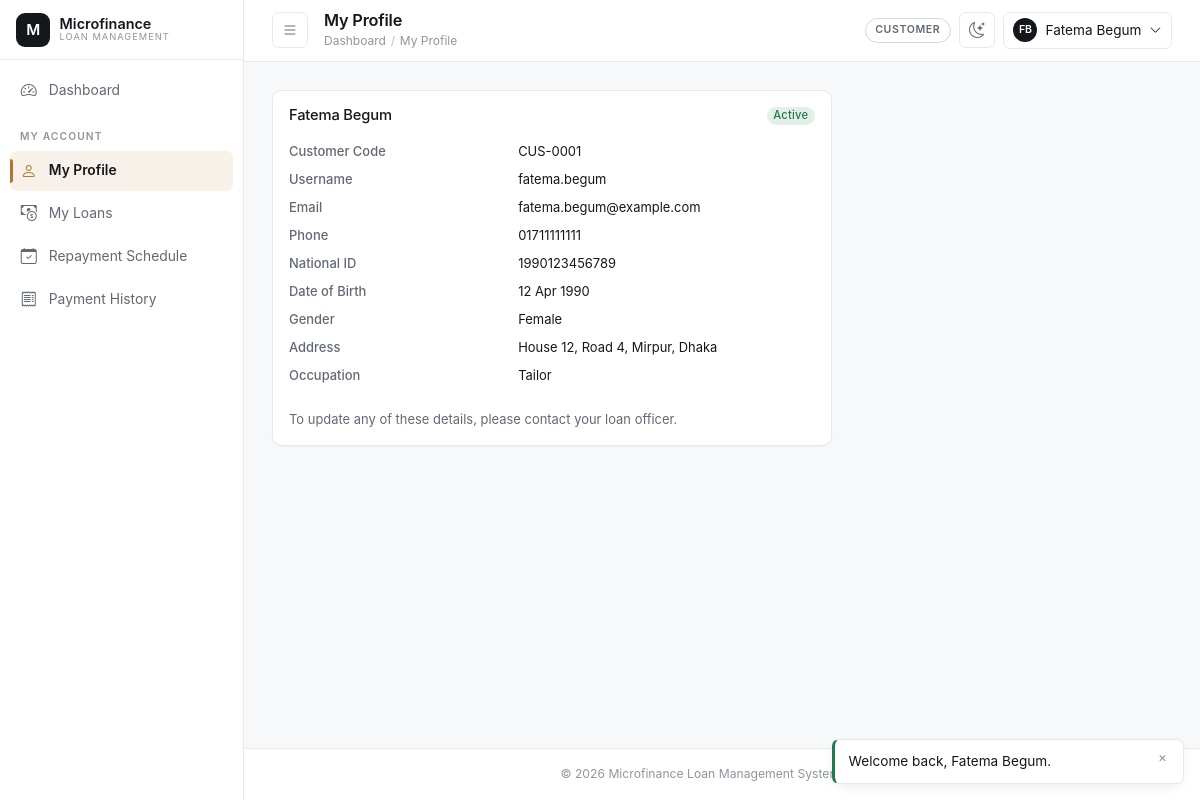
Page /customer/profile.php (signed in) on the committed database.
### tables this page shows
CREATE TABLE customers (
    customer_id      INT UNSIGNED AUTO_INCREMENT PRIMARY KEY,
    user_id          INT UNSIGNED NOT NULL UNIQUE,
    customer_code    VARCHAR(20) NOT NULL UNIQUE,
    national_id      VARCHAR(40) NOT NULL UNIQUE,
    date_of_birth    DATE NOT NULL,
    gender           ENUM('male','female','other') NOT NULL,
    address_line     VARCHAR(255) NOT NULL,
    city             VARCHAR(100) NOT NULL,
    occupation       VARCHAR(100) DEFAULT NULL,
    monthly_income   DECIMAL(14,2) DEFAULT NULL,
    status           ENUM('active','inactive','blacklisted') NOT NULL DEFAULT 'active',
    registered_by    INT UNSIGNED NOT NULL,
    created_at       TIMESTAMP NOT NULL DEFAULT CURRENT_TIMESTAMP,
    updated_at       TIMESTAMP NOT NULL DEFAULT CURRENT_TIMESTAMP ON UPDATE CURRENT_TIMESTAMP,
    CONSTRAINT fk_customers_user FOREIGN KEY (user_id) REFERENCES users(user_id)
        ON UPDATE CASCADE ON DELETE CASCADE,
    CONSTRAINT fk_customers_registered_by FOREIGN KEY (registered_by) REFERENCES users(user_id)
        ON UPDATE CASCADE ON DELETE RESTRICT,
    CONSTRAINT chk_customers_income CHECK (monthly_income IS NULL OR monthly_income >= 0),
    INDEX idx_customers_status (status),
    INDEX idx_customers_city (city)
);

CREATE TABLE users (
    user_id        INT UNSIGNED AUTO_INCREMENT PRIMARY KEY,
    role_id        INT UNSIGNED NOT NULL,
    full_name      VARCHAR(120) NOT NULL,
    username       VARCHAR(60) NOT NULL UNIQUE,
    email          VARCHAR(120) NOT NULL UNIQUE,
    phone          VARCHAR(20) DEFAULT NULL,
    password_hash  VARCHAR(255) NOT NULL,
    status         ENUM('active','inactive','suspended') NOT NULL DEFAULT 'active',
    remember_token VARCHAR(255) DEFAULT NULL,
    last_login_at  DATETIME DEFAULT NULL,
    created_by     INT UNSIGNED DEFAULT NULL,
    created_at     TIMESTAMP NOT NULL DEFAULT CURRENT_TIMESTAMP,
    updated_at     TIMESTAMP NOT NULL DEFAULT CURRENT_TIMESTAMP ON UPDATE CURRENT_TIMESTAMP,
    CONSTRAINT fk_users_role FOREIGN KEY (role_id) REFERENCES roles(role_id)
        ON UPDATE CASCADE ON DELETE RESTRICT,
    CONSTRAINT fk_users_created_by FOREIGN KEY (created_by) REFERENCES users(user_id)
        ON UPDATE CASCADE ON DELETE SET NULL,
    INDEX idx_users_role (role_id),
    INDEX idx_users_status (status)
);

### includes/auth.php (called while the page is built, shortened)
<?php
require_once __DIR__ . '/functions.php';
function is_logged_in(): bool
{
    return !empty($_SESSION['user_id']) && !empty($_SESSION['role_id']);
}
function current_user(): ?array
{
    return [
        'user_id'     => (int) $_SESSION['user_id'],
        'role_id'     => (int) $_SESSION['role_id'],
        'role_name'   => (string) $_SESSION['role_name'],
        'full_name'   => (string) $_SESSION['full_name'],
        'username'    => (string) $_SESSION['username'],
        'customer_id' => isset($_SESSION['customer_id']) ? (int) $_SESSION['customer_id'] : null,
    ];
}
function role_home_path(int $roleId): string
{
    return match ($roleId) {
        ROLE_ADMIN    => '/admin/dashboard.php',
        ROLE_MANAGER  => '/manager/dashboard.php',
        ROLE_OFFICER  => '/officer/dashboard.php',
        ROLE_CASHIER  => '/cashier/dashboard.php',
        ROLE_CUSTOMER => '/customer/dashboard.php',
        default       => '/auth/login_employee.php',
    };
}

### customer/profile.php (the view, shortened to what this page needs)
<?php
$user = current_user();
$pdo = Database::getConnection();
$stmt = $pdo->prepare(
    'SELECT c.*, u.full_name, u.email, u.phone, u.username
     FROM customers c INNER JOIN users u ON u.user_id = c.user_id
     WHERE c.customer_id = :id'
);
$stmt->execute(['id' => $user['customer_id']]);
$customer = $stmt->fetch();
$pageTitle = 'My Profile';
$breadcrumb = ['My Profile' => null];
require_once __DIR__ . '/../includes/header.php';
?>
<div class="mfs-card p-3" style="max-width: 560px;">
    <div class="d-flex justify-content-between align-items-start mb-3">
        <h2 class="h5 mb-0"><?= e($customer['full_name']) ?></h2>
        <?= status_badge($customer['status']) ?>
    </div>
    <dl class="row small mb-0">
        <dt class="col-5">Customer Code</dt><dd class="col-7"><?= e($customer['customer_code']) ?></dd>
        <dt class="col-5">Username</dt><dd class="col-7"><?= e($customer['username']) ?></dd>
        <dt class="col-5">Email</dt><dd class="col-7"><?= e($customer['email']) ?></dd>
        <dt class="col-5">Phone</dt><dd class="col-7"><?= e($customer['phone'] ?? '—') ?></dd>
        <dt class="col-5">National ID</dt><dd class="col-7"><?= e($customer['national_id']) ?></dd>
        <dt class="col-5">Date of Birth</dt><dd class="col-7"><?= display_date($customer['date_of_birth']) ?></dd>
        <dt class="col-5">Gender</dt><dd class="col-7"><?= e(ucfirst($customer['gender'])) ?></dd>
        <dt class="col-5">Address</dt><dd class="col-7"><?= e($customer['address_line']) ?>, <?= e($customer['city']) ?></dd>
        <dt class="col-5">Occupation</dt><dd class="col-7"><?= e($customer['occupation'] ?? '—') ?></dd>
    </dl>
    <p class="text-muted small mt-3 mb-0">To update any of these details, please contact your loan officer.</p>
</div>
<?php require_once __DIR__ . '/../includes/footer.php'; ?>

### includes/header.php (shortened to what this page needs)
<?php
$user = current_user();
$pageTitle  = $pageTitle ?? APP_NAME;
$breadcrumb = $breadcrumb ?? [];
$initials = '';
foreach (preg_split('/\s+/', trim((string) $user['full_name'])) ?: [] as $part) {
    if ($part !== '' && mb_strlen($initials) < 2) {
        $initials .= mb_strtoupper(mb_substr($part, 0, 1));
    }
}
$initials = $initials !== '' ? $initials : '?';
?>
<!DOCTYPE html>
<html lang="en">
<head>
<?php require __DIR__ . '/head.php'; ?>
</head>
<body>
<div class="mfs-shell" id="mfsShell">
    <?php include __DIR__ . '/sidebar.php'; ?>
    <div class="mfs-main">
        <header class="mfs-topbar">
            <div class="d-flex align-items-center gap-2 gap-sm-3 min-w-0">
                <button id="sidebarToggle" class="mfs-icon-btn" type="button"
                        aria-label="Toggle navigation" aria-expanded="false" aria-controls="mfsSidebar"
                        title="Toggle navigation (\)">
                    <i class="bi bi-list" aria-hidden="true"></i>
                </button>
                <div class="min-w-0">
                    <h1><?= e($pageTitle) ?></h1>
                    <?php if (!empty($breadcrumb)): ?>
                        <nav class="mfs-breadcrumb" aria-label="Breadcrumb">
                            <a href="<?= e(BASE_URL . role_home_path((int) $user['role_id'])) ?>">Dashboard</a>
                            <?php foreach ($breadcrumb as $label => $url): ?>
                                <span class="sep" aria-hidden="true">/</span>
                                <?php if ($url): ?>
                                    <a href="<?= e(BASE_URL . $url) ?>"><?= e($label) ?></a>
                                <?php else: ?>
                                    <span aria-current="page"><?= e($label) ?></span>
                                <?php endif; ?>
                            <?php endforeach; ?>
                        </nav>
                    <?php endif; ?>
                </div>
            </div>
            <div class="d-flex align-items-center gap-2">
                <span class="role-badge"><?= e($user['role_name']) ?></span>
                <button type="button" class="mfs-icon-btn" data-theme-toggle aria-label="Switch colour theme">
                    <i class="bi" data-theme-icon aria-hidden="true"></i>
                </button>
                <div class="dropdown">
                    <button class="mfs-user-btn" type="button" data-bs-toggle="dropdown" aria-expanded="false">
                        <span class="mfs-avatar" aria-hidden="true"><?= e($initials) ?></span>
                        <span class="name"><?= e($user['full_name']) ?></span>
                        <i class="bi bi-chevron-down small" aria-hidden="true"></i>
                    </button>
                </div>
            </div>
        </header>
        <main class="mfs-content" id="mfs-content">

### includes/functions.php (shortened to what this page needs)
<?php
function e(mixed $value = null): string
{
    return htmlspecialchars((string) ($value ?? ''), ENT_QUOTES, 'UTF-8');
}
function display_date(?string $date, string $format = 'd M Y'): string
{
    $ts = strtotime($date);
    return $ts === false ? '—' : date($format, $ts);
}
function status_badge(string $status): string
{
    $slug = strtolower(str_replace(' ', '-', $status));
    return '<span class="badge badge-status-' . e($slug) . '">' . e(ucwords(str_replace('_', ' ', $status))) . '</span>';
}

### rows in the picture
customers: user.full_name "Fatema Begum", status "Active", customer_code "CUS-0001", user.username "fatema.begum", user.email "fatema.begum@example.com", user.phone "01711111111", national "1990123456789", date_of_birth "12 Apr 1990", gender "Female", address_line "House 12, Road 4, Mirpur", city "Dhaka", occupation "Tailor"

### other values in the picture
$label "Dashboard"
$item[3] "MY ACCOUNT"
$label "My Profile"
$label "My Loans"
$label "Repayment Schedule"
$label "Payment History"
$pageTitle "My Profile"
$user['role_name'] "CUSTOMER"
$initials "FB"
APP_NAME "Microfinance Loan Management System"
